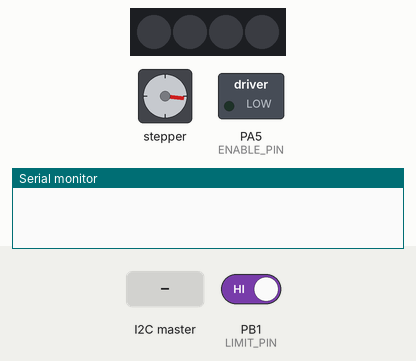
Bench run of a sketch on a simulated STM32 Blue Pill. Shown: 4 RGB LEDs in strip order, left to right, stepper motor, switched loads named in the sketch (green lamp = pin HIGH), the last lines printed to the serial monitor. Inputs (shaded band) come from the test bench; at power-on: PB1 (LIMIT_PIN) HIGH. Stepper angles assume 200 steps per turn.

Above: at 1.2 s.
1.3 s: PB1 (LIMIT_PIN) driven LOW
At 1.65 s:
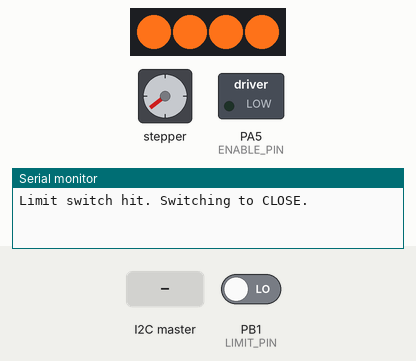
At 2.25 s:
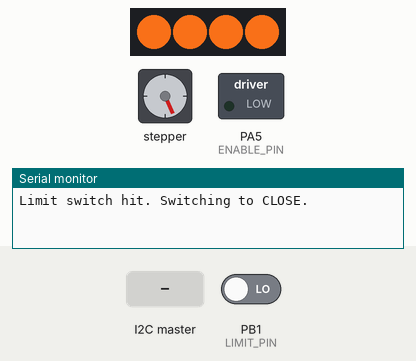
4.3 s: the I2C master sends "d"
At 5.9 s:
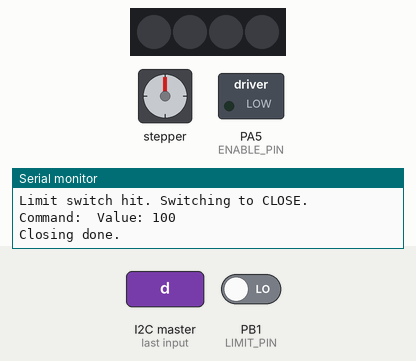
Timing chart, 0 to 9.0 s (numbered marks = the images above; inputs shaded):
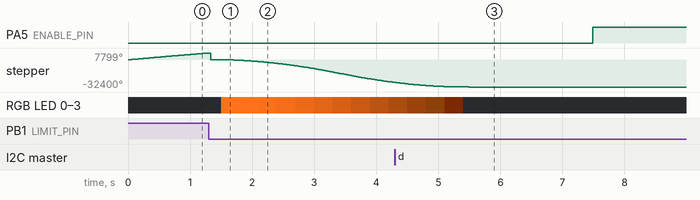

The sketch:

MCbloomSlave5.ino
```cpp
#include <AccelStepper.h>
#include <Adafruit_NeoPixel.h>
#include <Wire.h>

#define STEP_PIN PA6
#define DIR_PIN PA7
#define ENABLE_PIN PA5
#define LIMIT_PIN PB1

#define LED_PIN PB0
#define NUM_LEDS 4

Adafruit_NeoPixel strip(NUM_LEDS, LED_PIN, NEO_GRB + NEO_KHZ800);
AccelStepper stepper(AccelStepper::DRIVER, STEP_PIN, DIR_PIN);

int closingLength = 18000;
long closeStartPos = 0;

int Received_value;
int globalSpeed = 8000;  // Default speed in steps/sec

enum Stages {
  FAST_HOMING,
  CLOSE,
  OPEN,
  STANDBY,
};

Stages stage = FAST_HOMING;

bool CheckLimit() {
  return !digitalRead(LIMIT_PIN);  // Active LOW
}

void setLEDBrightness(uint8_t baseR, uint8_t baseG, uint8_t baseB, int brightness) {
  uint8_t r = (baseR * brightness) / 255;
  uint8_t g = (baseG * brightness) / 255;
  uint8_t b = (baseB * brightness) / 255;

  for (int i = 0; i < NUM_LEDS; i++) {
    strip.setPixelColor(i, strip.Color(r, g, b));
  }
  strip.show();
}

void setupStepper(int maxSpeed, int acceleration, long target) {
  stepper.setMaxSpeed(maxSpeed);
  stepper.setAcceleration(acceleration);
  stepper.moveTo(target);
}

// Receive I2C data
char command[7];  // 6 chars max + null terminator
int cmdIndex = 0;

void receiveEvent(int howMany) {
  while (Wire.available() > 1 && cmdIndex < 6) {
    command[cmdIndex++] = Wire.read();
  }
  command[cmdIndex] = '\0';  // null-terminate
  int value = Wire.read();   // speed value (0–255)
  cmdIndex = 0;

  Serial.print("Command: ");
  Serial.print(command);
  Serial.print(" Value: ");
  Serial.println(value);

  // Set global speed
  globalSpeed = value * 100;  // scale: 0–255 → 0–25500

  if (strcmp(command, "open ") == 0) {
    Received_value = 100;
  } else if (strcmp(command, "close") == 0) {
    Received_value = 200;
  }
}

void setup() {
  strip.begin();
  strip.clear();
  strip.show();

  Wire.begin(12);  // Set this device's I2C address
  Wire.onReceive(receiveEvent);

  pinMode(ENABLE_PIN, OUTPUT);
  digitalWrite(ENABLE_PIN, LOW);  // Enable motor driver

  pinMode(LIMIT_PIN, INPUT_PULLUP);
  Serial.begin(9600);
}

void loop() {
  Function();
}

void Function() {
  static bool initialized = false;
  static int prevBrightness = -1;

  switch (stage) {
    case FAST_HOMING:
      setupStepper(4000, 50000, 200000);
      if (CheckLimit()) {
        stepper.stop();
        stepper.setCurrentPosition(0);
        Serial.println("Limit switch hit. Switching to CLOSE.");
        stage = CLOSE;
        initialized = false;
      }
      break;

    case CLOSE:
      if (!initialized) {
        digitalWrite(ENABLE_PIN, LOW);
        setupStepper(globalSpeed, 5000, -closingLength);
        closeStartPos = stepper.currentPosition();
        initialized = true;
      }

      if (stepper.distanceToGo() == 0) {
        Serial.println("Closing done.");
        delay(2000);
        stage = STANDBY;
        digitalWrite(ENABLE_PIN, HIGH);
        initialized = false;
        break;
      }

      {
        long progress = abs(stepper.currentPosition() - closeStartPos);
        long total = abs(stepper.targetPosition() - closeStartPos);
        int brightness = map(progress, 0, total, 255, 0);

        if (brightness != prevBrightness) {
          prevBrightness = brightness;
          setLEDBrightness(252, 113, 25, brightness);
        }
      }
      break;

    case OPEN:
      if (!initialized) {
        digitalWrite(ENABLE_PIN, LOW);
        setupStepper(globalSpeed, 10000, -1000);  // Start with full speed
        closeStartPos = stepper.currentPosition();
        initialized = true;
      }

      if (stepper.distanceToGo() == 0) {
        Serial.println("Opening done.");
        delay(2000);
        stage = STANDBY;
        digitalWrite(ENABLE_PIN, HIGH);
        initialized = false;
        break;
      }

      {
        long progress = abs(stepper.currentPosition() - closeStartPos);
        long total = abs(stepper.targetPosition() - closeStartPos);

        // Decrease speed gradually
        // Easing out: start fast, end slow
        float distanceRatio = (float)progress / total;
        float easing = pow(1.0 - distanceRatio, 2);               // Quadratic easing out
        float dynamicSpeed = globalSpeed * (0.3 + 0.7 * easing);  // Taper to 30% at end
        stepper.setMaxSpeed(dynamicSpeed);


        // LED brightness map (for effect)
        int brightness = map(progress, 0, total, 0, 255);
        if (brightness != prevBrightness) {
          prevBrightness = brightness;
          setLEDBrightness(252, 113, 25, brightness);
        }
      }
      break;

    case STANDBY:
      digitalWrite(ENABLE_PIN, HIGH);
      if (Received_value == 100) {
        stage = OPEN;
        Received_value = 0;
      } else if (Received_value == 200) {
        stage = CLOSE;
        Received_value = 0;
      } else {
        Received_value = 0;
      }
      break;
  }

  stepper.run();
}
```

Measured:
- after the input at 1.3 s, RGB LED 0–3: off → RGB(252, 113, 25) after 0.20 s, → RGB(246, 110, 24) 0.30 s later, → RGB(234, 105, 23) 0.30 s later, → RGB(217, 97, 21) 0.30 s later, … (10 changes in this stretch)
